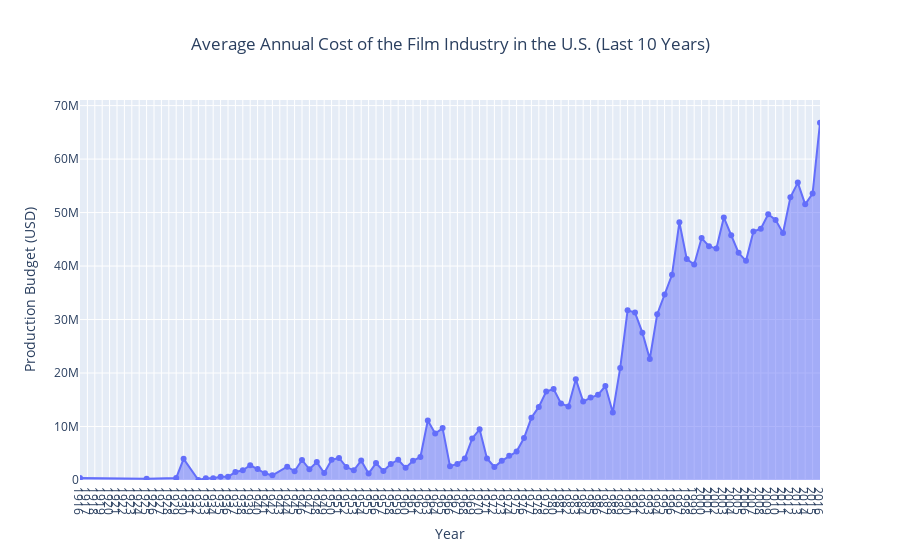

The notebook cell saved with this chart:
### Markdown cell above
Area Chart

### Code cell
fig = px.area(
    yearly_cost,
    x='release_year',
    y='rt_production_budget',
    title='Average Annual Cost of the Film Industry in the U.S. (Last 10 Years)',
    labels={'release_year': 'Year', 'rt_production_budget': 'Average Production Budget (USD)'}
)
fig.update_traces(mode="lines+markers")
fig.update_layout(xaxis=dict(tickmode='linear', dtick=1), yaxis_title='Production Budget (USD)', xaxis_title='Year', title_x=0.5)
fig.show()

### Figure 1 — Plotly figure (JSON) as saved in the notebook; plotly's stock layout.template omitted (floating-point values rounded to 4 significant figures)
{"data": [{"fillpattern": {"shape": ""}, "hovertemplate": "Year=%{x}<br>Average Production Budget (USD)=%{y}<extra></extra>", "legendgroup": "", "line": {"color": "#636efa"}, "marker": {"symbol": "circle"}, "mode": "lines+markers", "name": "", "orientation": "v", "showlegend": false, "stackgroup": "1", "type": "scatter", "x": [1916, 1925, 1929, 1930, 1932, 1933, 1934, 1935, 1936, 1937, 1938, 1939, 1940, 1941, 1942, 1944, 1945, 1946, 1947, 1948, 1949, 1950, 1951, 1952, 1953, 1954, 1955, 1956, 1957, 1958, 1959, 1960, 1961, 1962, 1963, 1964, 1965, 1966, 1967, 1968, 1969, 1970, 1971, 1972, 1973, 1974, 1975, 1976, 1977, 1978, 1979, 1980, 1981, 1982, 1983, 1984, 1985, 1986, 1987, 1988, 1989, 1990, 1991, 1992, 1993, 1994, 1995, 1996, 1997, 1998, 1999, 2000, 2001, 2002, 2003, 2004, 2005, 2006, 2007, 2008, 2009, 2010, 2011, 2012, 2013, 2014, 2015, 2016], "xaxis": "x", "y": [385907, 245000, 379000, 3950000, 4, 319500, 325000, 609000, 600000.0, 1488423, 1822368, 2759000, 2042000, 1250000, 868000, 2494000, 1637000.0, 3760000, 2000000, 3350000, 1300000, 3768785, 4117000.0, 2423600, 1802500, 3637000.0, 1200000, 3167000.0, 1675000, 3000000, 3794616, 2269000.0, 3580000, 4300000, 11120000.0, 8683000.0, 9700000, 2567000.0, 3000000, 4002375, 7763441, 9486000.0, 4018750, 2428000, 3577000.0, 4514000.0, 5325000, 7843000.0, 11630000.0, 13670000.0, 16537500, 17000000, 14290000.0, 13762500, 18860000.0, 14670000.0, 15412500, 15920000.0, 17570000.0, 12616000, 20960000.0, 31740000.0, 31310000.0, 27550000.0, 22630000.0, 31005675, 34680000.0, 38370000.0, 48200000.0, 41310000.0, 40300000.0, 45230000.0, 43720000.0, 43270000.0, 49090000.0, 45784816, 42470000.0, 40980000.0, 46470000.0, 46980000.0, 49700000.0, 48640000.0, 46180000.0, 52860000.0, 55600000.0, 51540000.0, 53570000.0, 66800000.0], "yaxis": "y"}], "layout": {"legend": {"tracegroupgap": 0}, "title": {"text": "Average Annual Cost of the Film Industry in the U.S. (Last 10 Years)", "x": 0.5}, "xaxis": {"anchor": "y", "domain": [0, 1], "dtick": 1, "tickmode": "linear", "title": {"text": "Year"}}, "yaxis": {"anchor": "x", "domain": [0, 1], "title": {"text": "Production Budget (USD)"}}}}
